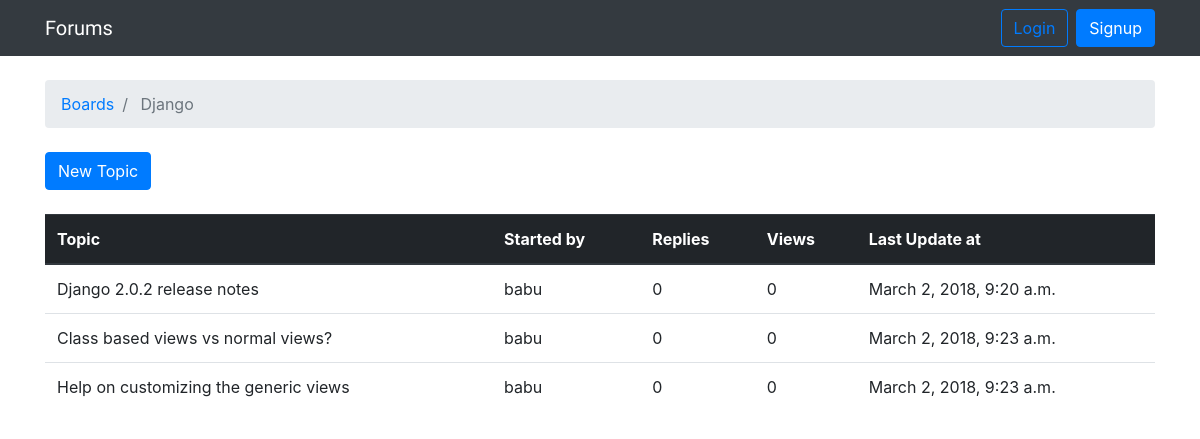
The app's page /boards/1/ with its own data.
### forums/models.py (models this page shows, shortened)
class Board(models.Model):
    name = models.CharField(max_length=30, unique=True)
    description = models.CharField(max_length=100)

class Topic(models.Model):
    subject = models.CharField(max_length=256)
    last_updated = models.DateTimeField(auto_now_add=True)
    board = models.ForeignKey(
        Board,
        on_delete=models.CASCADE,
        related_name='topics',
    )
    starter = models.ForeignKey(
        settings.AUTH_USER_MODEL,
        on_delete=models.CASCADE,
        related_name='topics',
    )

### users/models.py (models this page shows)
class CustomUser(AbstractUser):
    objects = CustomUserManager()

### forums/views.py (the view)
# urls.py: path('boards/<int:pk>/', views.BoardDetailView.as_view(), name='board_topics'),
class BoardDetailView(DetailView):
    template_name = 'topics.html'
    context_object_name = 'board'
    model = Board

### templates/topics.html (shortened to what this page needs)
{% extends 'base.html' %}
{% block breadcrumb %}
<li class="breadcrumb-item">
    <a href="{% url 'home' %}">Boards</a>
</li>
<li class="breadcrumb-item active">
    {{ board.name }}
</li>
{% endblock %}
{% block content %}
<div class="mb-4">
    <a href="{% url 'new_topic' board.pk %}" class="btn btn-primary">
        New Topic
    </a>
</div>
<table class="table">
    <thead class="thead-dark">
        <tr>
            <th>Topic</th>
            <th>Started by</th>
            <th>Replies</th>
            <th>Views</th>
            <th>Last Update at</th>
        </tr>
    </thead>
    <tbody>
        {% for topic in board.topics.all %}
            <tr>
                <td>{{ topic.subject }}</td>
                <td>{{ topic.starter.username }}</td>
                <td class="align-middle">0</td>
                <td class="align-middle">0</td>
                <td>{{ topic.last_updated }}</td>
            </tr>
        {% endfor %}
    </tbody>
</table>
{% endblock %}

### records on screen
Board: name "Django"
Topic: subject "Django 2.0.2 release notes", starter.username "babu", last_updated "March 2, 2018, 9:20 a.m."
Topic: subject "Class based views vs normal views?", starter.username "babu", last_updated "March 2, 2018, 9:23 a.m."
Topic: subject "Help on customizing the generic views", starter.username "babu", last_updated "March 2, 2018, 9:23 a.m."
